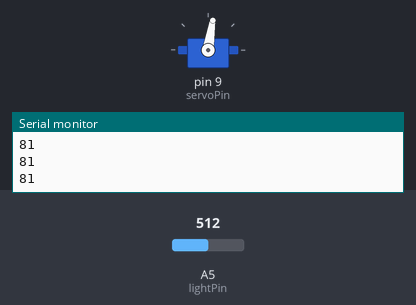
A sketch run on a simulated Arduino Uno, built with avr-gcc and run on an emulated ATmega328P. On the bench: servo, the last lines printed to the serial monitor. Inputs (shaded band) come from the test bench; at power-on: A5 (lightPin) = 512.

Above: at 1.2 s.
1.3 s: A5 (lightPin) set to 716
At 2.5 s:
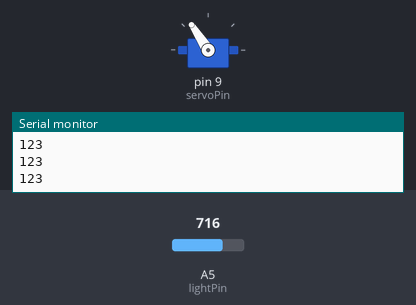
2.8 s: A5 (lightPin) set to 900
At 4.0 s:
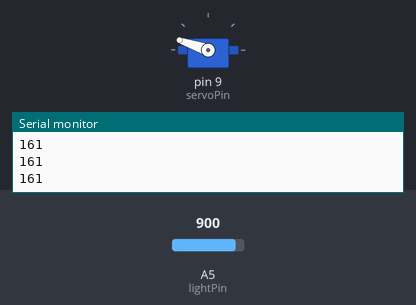
4.3 s: A5 (lightPin) set to 1023
At 5.0 s:
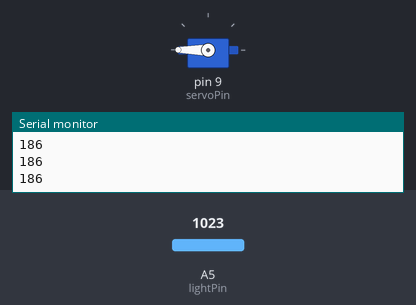
5.8 s: A5 (lightPin) set to 306
At 6.2 s:
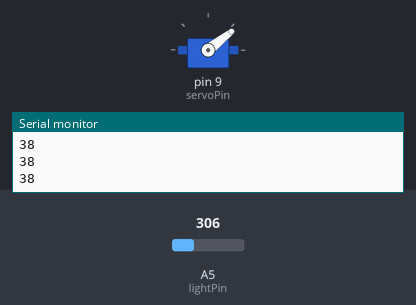
7.3 s: A5 (lightPin) set to 122
At 8.4 s:
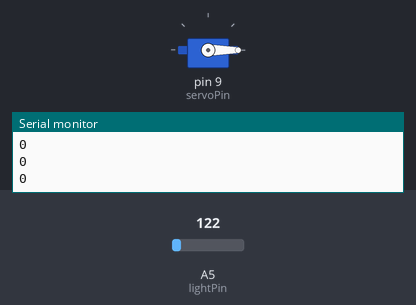
Timing chart, 0 to 9.8 s (numbered marks = the images above; inputs shaded):
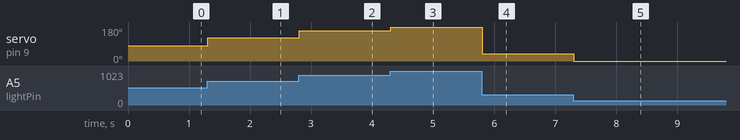

The sketch:

ServoAndPhotoresistor.ino
```cpp
#include <Servo.h>

int servoPin = 9;
int lightPin = A5;

int lightVal;
int servoPos;

Servo servo;

void setup() {

  servo.attach(servoPin);

  pinMode(lightPin, INPUT);

  Serial.begin(9600);
}

void loop() {

  lightVal = analogRead(lightPin);
//  Serial.println(lightVal);

  servoPos = (180./870.) * (lightVal -120);
  Serial.println(servoPos);
  servo.write(servoPos);
}
```

Measured:
- after the input at 1.3 s, servo on pin 9 (servoPin): 81° → 123° at once
- after the input at 2.8 s, servo on pin 9 (servoPin): 123° → 161° at once
- after the input at 4.3 s, servo on pin 9 (servoPin): 161° → 180° at once
- after the input at 5.8 s, servo on pin 9 (servoPin): 180° → 38° at once
- after the input at 7.3 s, servo on pin 9 (servoPin): 38° → 0° at once
